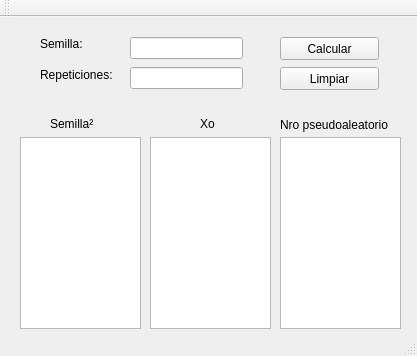
<?xml version="1.0" encoding="UTF-8"?>
<ui version="4.0">
 <class>MainWindow</class>
 <widget class="QMainWindow" name="MainWindow">
  <property name="geometry">
   <rect>
    <x>0</x>
    <y>0</y>
    <width>417</width>
    <height>356</height>
   </rect>
  </property>
  <property name="windowTitle">
   <string>Cuadrados Medios</string>
  </property>
  <widget class="QWidget" name="centralWidget">
   <widget class="QLabel" name="label">
    <property name="geometry">
     <rect>
      <x>40</x>
      <y>20</y>
      <width>57</width>
      <height>14</height>
     </rect>
    </property>
    <property name="text">
     <string>Semilla:</string>
    </property>
   </widget>
   <widget class="QLabel" name="label_2">
    <property name="geometry">
     <rect>
      <x>50</x>
      <y>100</y>
      <width>57</width>
      <height>14</height>
     </rect>
    </property>
    <property name="text">
     <string>Semilla²</string>
    </property>
   </widget>
   <widget class="QLabel" name="label_3">
    <property name="geometry">
     <rect>
      <x>280</x>
      <y>100</y>
      <width>131</width>
      <height>16</height>
     </rect>
    </property>
    <property name="text">
     <string>Nro pseudoaleatorio</string>
    </property>
   </widget>
   <widget class="QPushButton" name="pushButton">
    <property name="geometry">
     <rect>
      <x>280</x>
      <y>20</y>
      <width>99</width>
      <height>23</height>
     </rect>
    </property>
    <property name="text">
     <string>Calcular</string>
    </property>
   </widget>
   <widget class="QPushButton" name="pushButton_2">
    <property name="geometry">
     <rect>
      <x>280</x>
      <y>50</y>
      <width>99</width>
      <height>23</height>
     </rect>
    </property>
    <property name="text">
     <string>Limpiar</string>
    </property>
   </widget>
   <widget class="QLabel" name="label_4">
    <property name="geometry">
     <rect>
      <x>40</x>
      <y>50</y>
      <width>91</width>
      <height>16</height>
     </rect>
    </property>
    <property name="text">
     <string>Repeticiones:</string>
    </property>
   </widget>
   <widget class="QLineEdit" name="lineEdit">
    <property name="geometry">
     <rect>
      <x>130</x>
      <y>20</y>
      <width>113</width>
      <height>22</height>
     </rect>
    </property>
   </widget>
   <widget class="QLineEdit" name="lineEdit_2">
    <property name="geometry">
     <rect>
      <x>130</x>
      <y>50</y>
      <width>113</width>
      <height>22</height>
     </rect>
    </property>
   </widget>
   <widget class="QListWidget" name="listWidget">
    <property name="geometry">
     <rect>
      <x>20</x>
      <y>120</y>
      <width>121</width>
      <height>192</height>
     </rect>
    </property>
   </widget>
   <widget class="QListWidget" name="listWidget_2">
    <property name="geometry">
     <rect>
      <x>150</x>
      <y>120</y>
      <width>121</width>
      <height>192</height>
     </rect>
    </property>
   </widget>
   <widget class="QListWidget" name="listWidget_3">
    <property name="geometry">
     <rect>
      <x>280</x>
      <y>120</y>
      <width>121</width>
      <height>192</height>
     </rect>
    </property>
   </widget>
   <widget class="QLabel" name="label_5">
    <property name="geometry">
     <rect>
      <x>200</x>
      <y>100</y>
      <width>57</width>
      <height>14</height>
     </rect>
    </property>
    <property name="text">
     <string>Xo</string>
    </property>
   </widget>
  </widget>
  <widget class="QMenuBar" name="menuBar">
   <property name="geometry">
    <rect>
     <x>0</x>
     <y>0</y>
     <width>417</width>
     <height>20</height>
    </rect>
   </property>
  </widget>
  <widget class="QToolBar" name="mainToolBar">
   <attribute name="toolBarArea">
    <enum>TopToolBarArea</enum>
   </attribute>
   <attribute name="toolBarBreak">
    <bool>false</bool>
   </attribute>
  </widget>
  <widget class="QStatusBar" name="statusBar"/>
 </widget>
 <layoutdefault spacing="6" margin="11"/>
 <resources/>
 <connections/>
</ui>
